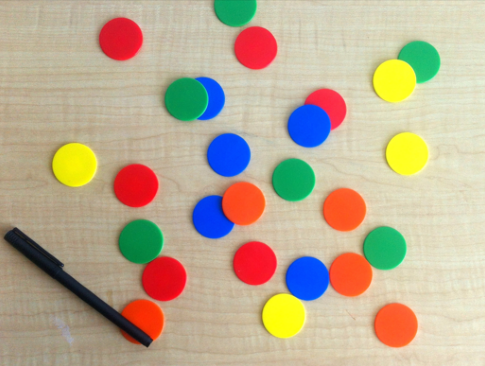
#> input picture session_2/images/coloredChips.png, 485 x 366 px, found by its file name
$ jupyter execute Session_2_1_Image_Segmentation_Clustering.ipynb
#> lines starting #> are read from the running program, lines starting #| are printed output that depends on the picture
[cell 1]
import cv2
import numpy as np
import matplotlib.pyplot as plt
from sklearn.cluster import KMeans

[cell 2]
image = cv2.imread("coloredChips.png")  # Replace with your image file
#> image is the input picture: shape (366, 485, 3); mean B, G, R 147.1, 172.2, 187.5
image = cv2.cvtColor(image, cv2.COLOR_BGR2RGB)  # Convert from BGR to RGB
plt.imshow(image)

[cell 3]
image.shape
#> Out = (366, 485, 3)

## Reshape the Image into a 2D Array of Pixels

[cell 4]
pixels = image.reshape((-1, 3))
pixels = np.float32(pixels)
pixels.shape
#> Out = (177510, 3)

### Apply k-means with k=7

[cell 5]
kmeans = KMeans(n_clusters=7, random_state=42, n_init=10)
labels = kmeans.fit_predict(pixels)
labels.shape
#> Out = (177510,)

## Reshape cluster labels back to image dimension

[cell 6]
segmented_image = kmeans.cluster_centers_[labels].reshape(image.shape)
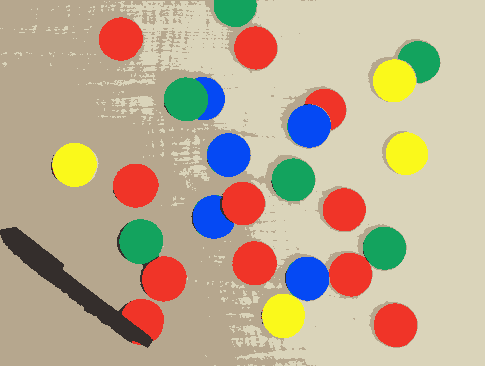
#> segmented_image: shape (366, 485, 3) float32; mean R, G, B 187.4, 172.1, 146.8
segmented_image = np.uint8(segmented_image)
plt.imshow(segmented_image)

## Determine the optimal value of k with elbow method

[cell 7]
inertia_values = []
k_range = range(1, 11)
for k in k_range:
    kmeans = KMeans(n_clusters=k, random_state=42, n_init=10)
    kmeans.fit(pixels)
    inertia_values.append(kmeans.inertia_)
#> after the loop, inertia_values = [1.79e+09, 1.11e+09, 633603904, 448341856, 316052608, 190136160, 146001088, 104107496, 89132536, 75713264]
plt.plot(k_range, inertia_values, marker="o")
plt.xlabel("Number of Clusters (K)")
plt.ylabel("Inertia (Sum of Squared Distances)")
plt.title("Elbow Method to Determine Optimal K")
plt.show()
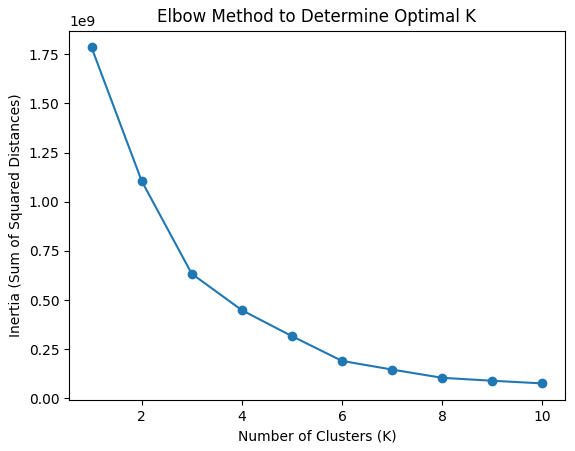
#> figure drawn by matplotlib, 1 panel; curve peaks at x = 1, y = 1.79e+09
